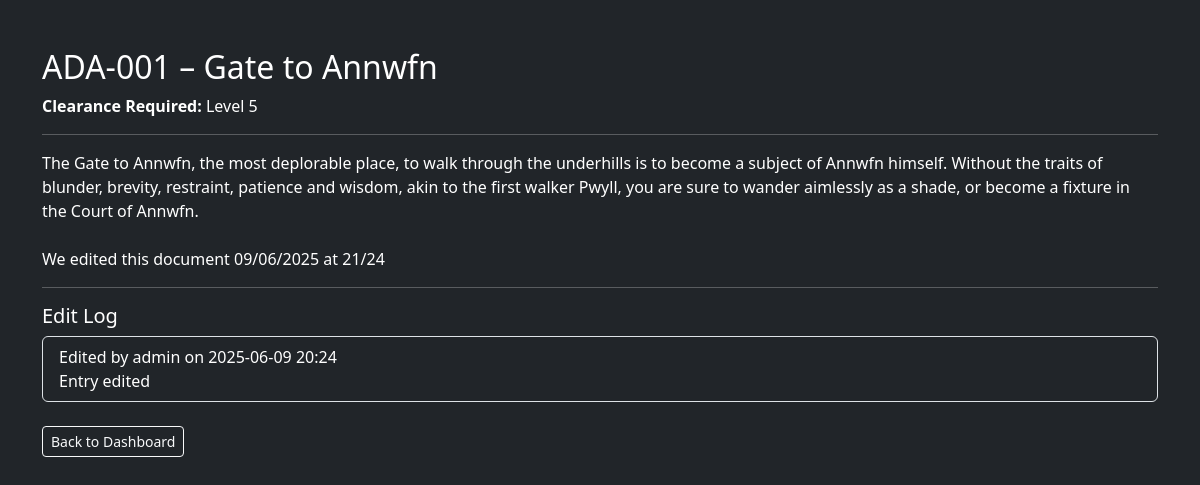
Before: /asset/4 (signed in) with the older database file.
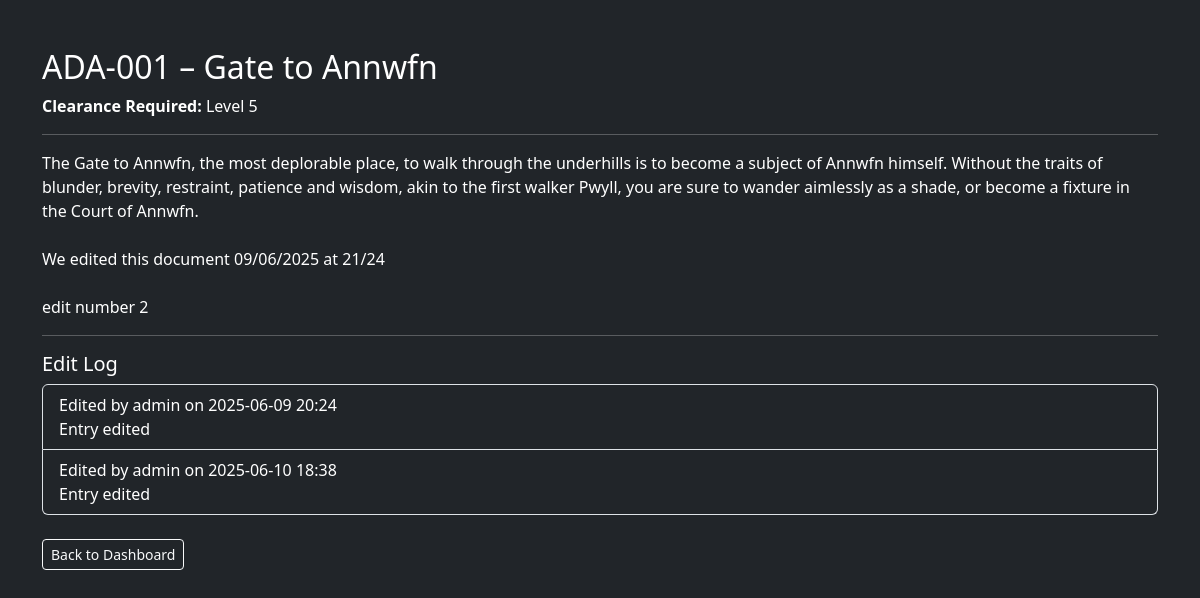
After: the same page with the newer database file.
### app/models.py (models this page shows)
class ADAEntry(db.Model):
    id = db.Column(db.Integer, primary_key=True)
    asset_number = db.Column(db.String(50), nullable=False)
    title = db.Column(db.String(100), nullable=False)
    content = db.Column(db.Text, nullable=False)
    redacted_text = db.Column(db.Text, nullable=False)
    clearance_level = db.Column(db.Integer, nullable=False)
    created_by = db.Column(db.Integer, db.ForeignKey('user.id'))

class ChangeLog(db.Model):
    id = db.Column(db.Integer, primary_key=True)
    asset_id = db.Column(db.Integer, db.ForeignKey('ada_entry.id'))
    edited_by = db.Column(db.Integer, db.ForeignKey('user.id'))
    timestamp = db.Column(db.DateTime, default=datetime.utcnow)
    note = db.Column(db.String(200))
    asset = db.relationship('ADAEntry', backref='changelog')
    editor = db.relationship('User')

class User(UserMixin, db.Model):
    id = db.Column(db.Integer, primary_key=True)
    username = db.Column(db.String(150), unique=True, nullable=False)
    password = db.Column(db.String(150), nullable=False)
    clearance = db.Column(db.Integer, nullable=False)
    role = db.Column(db.String(10), nullable=False)

### app/routes.py (the view)
@main.route('/asset/<int:asset_id>')
@login_required
def view_asset(asset_id):
    asset = ADAEntry.query.get_or_404(asset_id)
    if current_user.clearance < asset.clearance_level:
        flash("Insufficient clearance.")
        return redirect(url_for('main.dashboard'))
    return render_template('asset_detail.html', asset=asset)

### app/routes.py (called while the page is built)
@login_manager.user_loader
def load_user(user_id):
    return User.query.get(int(user_id))

### app/templates/asset_detail.html (shortened to what this page needs)
<!doctype html>
<html lang="en">
<head>
  <link rel="stylesheet" href="https://cdn.jsdelivr.net/npm/bootstrap@5.3.0/dist/css/bootstrap.min.css">
</head>
<body class="bg-dark text-white">
  <div class="container mt-5">
    <h2>{{ asset.asset_number }} – {{ asset.title }}</h2>
    <p><strong>Clearance Required:</strong> Level {{ asset.clearance_level }}</p>
    <hr>
    <p style="white-space: pre-wrap;">{{ asset.content }}</p>
    <hr>
    <h5>Edit Log</h5>
    {% if asset.changelog %}
      <ul class="list-group">
        {% for log in asset.changelog %}
          <li class="list-group-item bg-dark text-white">
            Edited by {{ log.editor.username }} on {{ log.timestamp.strftime('%Y-%m-%d %H:%M') }}<br>
            {{ log.note }}
          </li>
        {% endfor %}
      </ul>
    {% else %}
      <p>No edits recorded.</p>
    {% endif %}
    <div class="mt-4">
      <a href="{{ url_for('main.dashboard') }}" class="btn btn-outline-light btn-sm">Back to Dashboard</a>
    </div>
  </div>
</body>
</html>

Changed rows visible on the page:
changed ADAEntry "ADA-001": content "…document 09/06/2025 at 21/24" → "…document 09/06/2025 at 21/24 edit number 2"
added ChangeLog: editor.username "admin", timestamp "2025-06-10 18:38", note "Entry edited"
